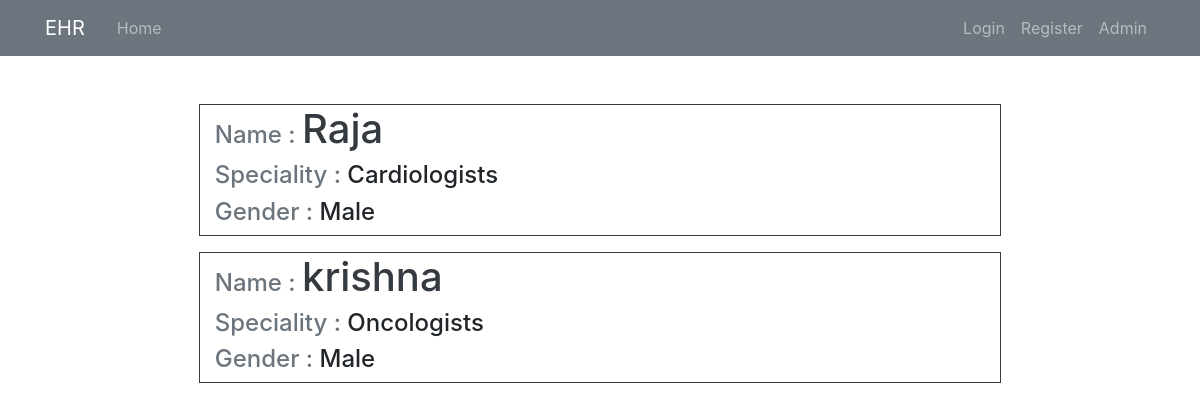
/, run on an earlier commit of the app's database.
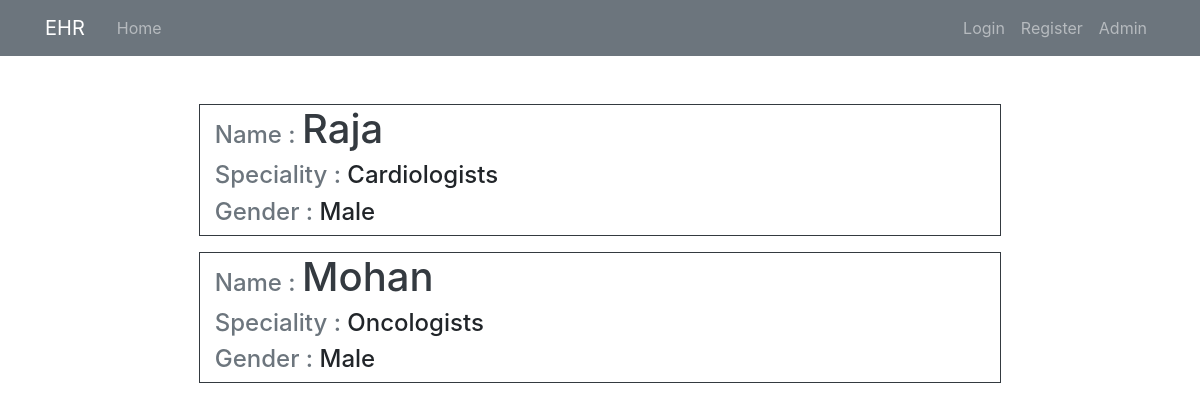
And on a later commit of the database.
### User/models.py (models this page shows, shortened)
class Doctor(models.Model):
    doctor_name = models.CharField(max_length=20, primary_key=True)
    speciality = models.CharField(max_length=20)
    city = models.CharField(max_length=20)
    State = models.CharField(max_length=20)
    date_of_joining = models.DateField()
    email = models.EmailField()
    GENDER_CHOICES = (
        ('M', 'Male'),
        ('F', 'Female'),
    )
    gender = models.CharField(max_length=1, choices=GENDER_CHOICES)

### User/views.py (the view)
# urls.py: 2. Add a URL to urlpatterns:  path('', views.home, name='home')
def home(request):
    context = {
        'doctor': Doctor.objects.all(),
        'patient': Patient.objects.all(),
        'appointment': Appointment.objects.all(),
    }
    return render(request, 'User/doctors.html', context)

### User/templates/User/doctors.html
{% extends 'User/home.html'%}
{% block contents%}
{% load static%}
<div class="container w-75 my-2 ">
    {% for doc in doctor %}
        <div class="container border border-dark my-3">
            <div class="row" >
                <div class="col-md">
                    <div class="h4"> <span class="text-muted"> Name :</span> <span class="h1"><a class="text-dark"  href="{% url 'doctor-detail' doc.doctor_name %}">{{ doc.doctor_name}}</a> </span>   </div>
                    <div class="h4"> <span class="text-muted"> Speciality :</span> {{ doc.speciality }}  </div>
                    <div class="h4"> <span class="text-muted"> Gender :</span>
                        {% if  doc.gender  == "M" %}
                            Male
                        {% else %}
                            Female
                        {% endif %}
                    </div>
                </div>
            </div>
        </div>
    {% endfor %}
</div>
{% endblock contents%}

### User/templates/User/home.html (shortened to what this page needs)
{% load crispy_forms_tags %}
{% load static %}
<!DOCTYPE html>
<html lang="en">
<head>
    <link rel="stylesheet" href="https://cdn.jsdelivr.net/npm/bootstrap@4.0.0/dist/css/bootstrap.min.css">
    <link rel="stylesheet" href="{% static 'User/main.css' %}">
</head>
<body id="bg" >
    <header class=" site-header">
        <div class="container-md mb-3">
            <nav class="navbar navbar-expand-md navbar-dark bg-secondary ">
                <div class="container">
                    <a class="navbar-brand mr-4" href="{% url 'main-home' %}">EHR</a>
                    <div class="collapse navbar-collapse" id="navbarToggle">
                        <div class="navbar-nav mr-auto">
                            <a class="nav-item nav-link" href="{% url 'main-home' %}">Home</a>
                            </div>
                            <div class="navbar-nav">
                            {% if user.is_authenticated %}
                                {% if user.is_superuser %}
                                    <a class="nav-item nav-link" href="{% url 'dashboard'%}">Dashboard</a>
                                    <a class="nav-item nav-link" href="{% url 'doctor-signup'%}">Add Doctor</a>
                                {% elif user.is_patient %}
                                    <a class="nav-item nav-link" href="{%url 'book-appointment' %}">Appointment</a>
                                    <a class="nav-item nav-link" href="{% url 'view-patient-record'%}">My Records</a>
                                {% elif user.is_doctor %}
                                    <a class="nav-item nav-link" href="{% url 'appointment-patient' %}">View Patients</a>
                                {% endif %}
                                <a class="nav-item nav-link" href="{% url 'logout'%}">Logout</a>
                            {% else %}
                                <a class="nav-item nav-link" href="{% url 'login'%}">Login</a>
                                <a class="nav-item nav-link" href="{% url 'patient-signup'%}">Register</a>
                                <a class="nav-item nav-link" href="{% url 'admin:index' %}">Admin</a>
                            {% endif %}
                        </div>
                    </div>
                </div>
            </nav>
        </div>
    </header>
    <main class=" container my-5">
        {% block contents %}
        {% endblock contents %}
    </main>
</body>
</html>

What changed in the data, as far as the page shows it:
removed Doctor: doctor_name "krishna", speciality "Oncologists", gender "Male"
added Doctor: doctor_name "Mohan", speciality "Oncologists", gender "Male"
